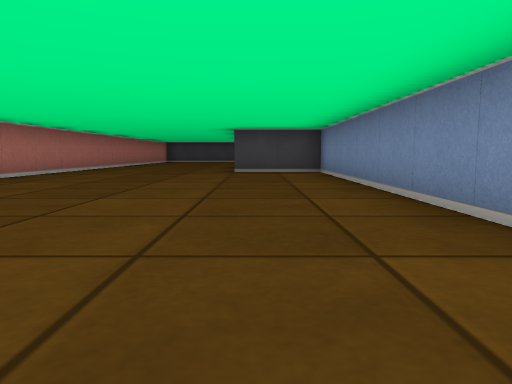
[1] (above)

16 first-person views from a walk through a cub3D maze. The camera is about half as high as the walls, tilts 6° down and sees 70° across. The floor is counted in squares. Each view is taken from the middle of a square. On the plan, view 1 faces up. The plan holds only what a view shows up to about 9 squares ahead; the rest is blank.

[2]
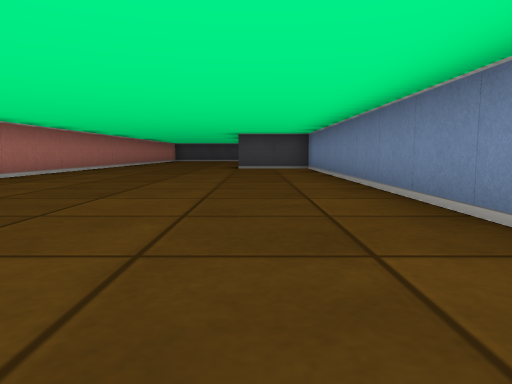

[3]
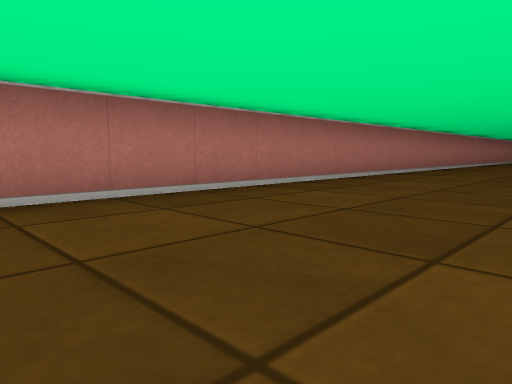

[4]
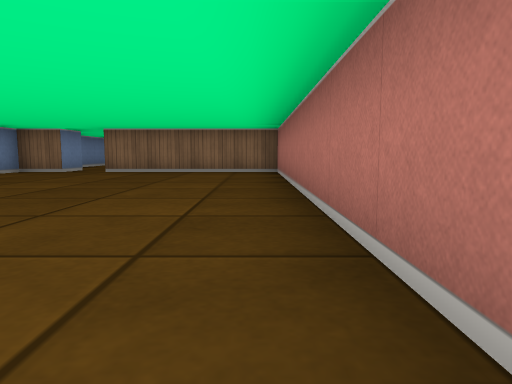

[5]
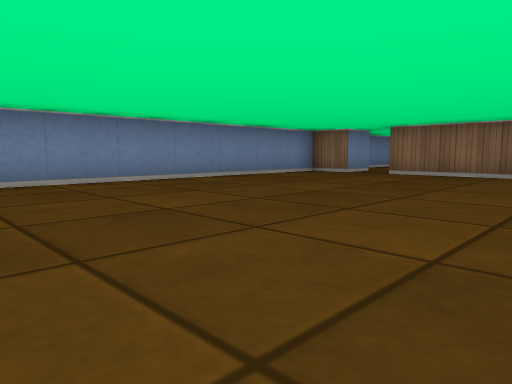

[6]
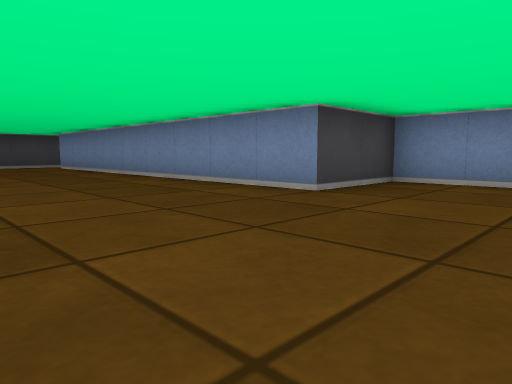

[7]
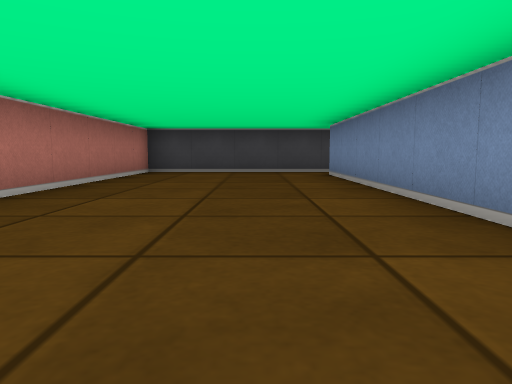

[8]
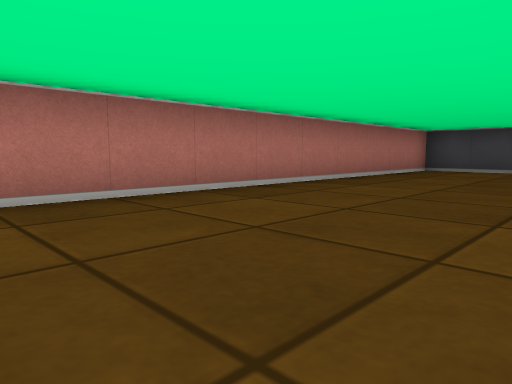

[9]
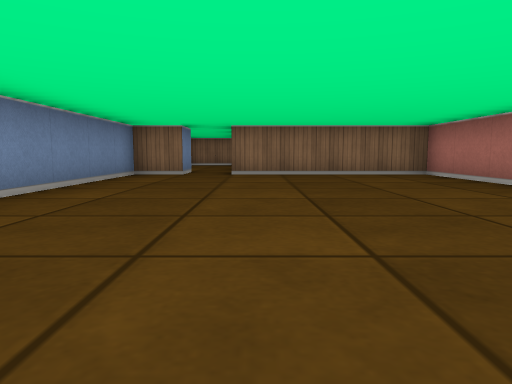

[10]
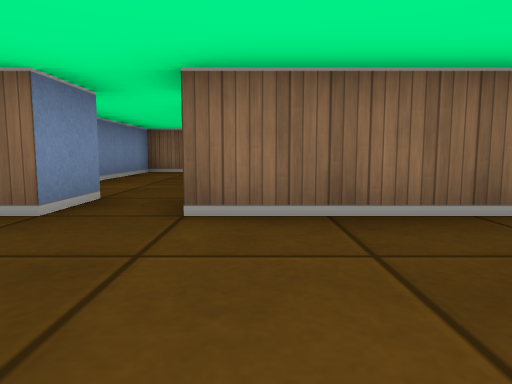

[11]
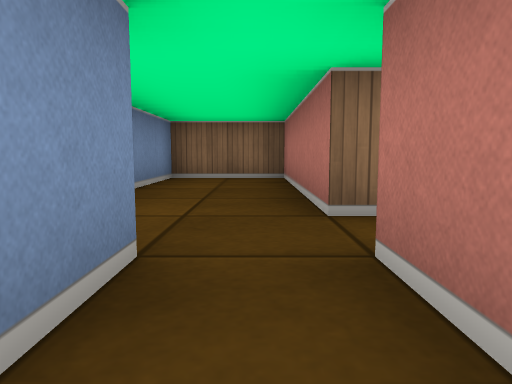

[12]
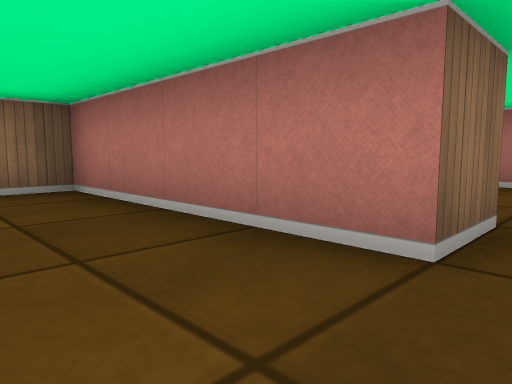

[13]
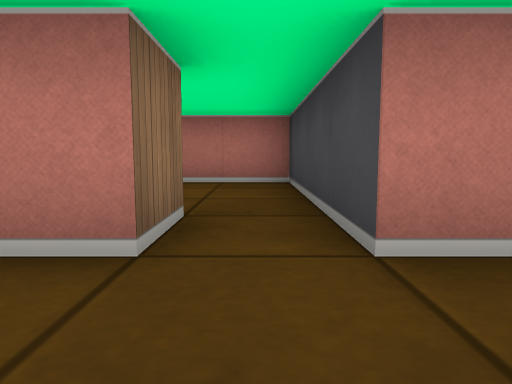

[14]
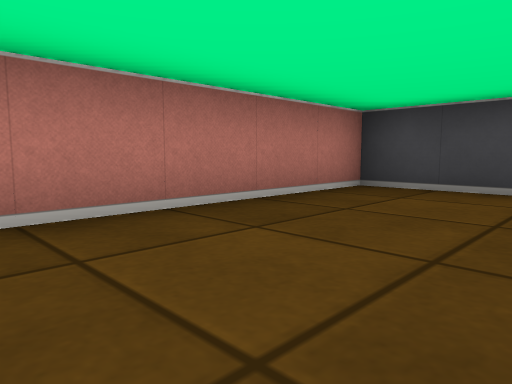

[15]
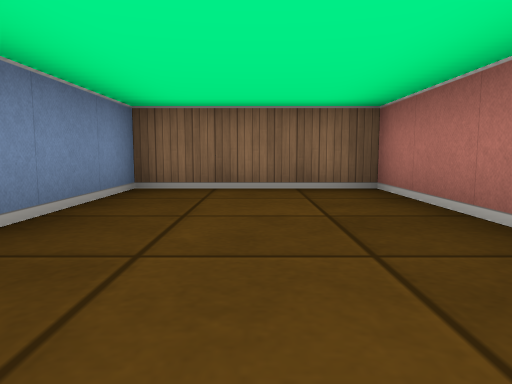

[16]
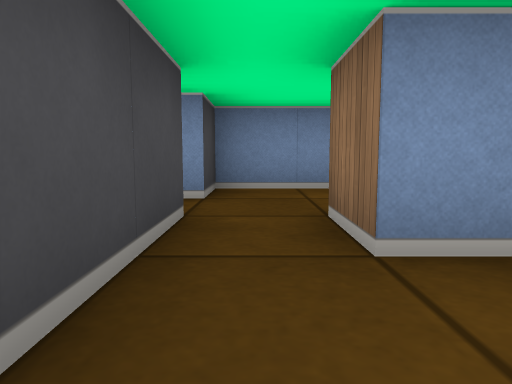

### Floor plan
Ten units are one square. View 1 is at (0, 0); x grows to the right and y downward. Boxes are objects, and circles mark ways between rooms. Rooms are numbered by the first view taken in them; rooms with no view inside come last. Other rooms are left out.
<svg viewBox="-50 -190 70 320">
<path fill="none" stroke="#000" d="M5 75 5 65 15 65 15 -85 -5 -85 -5 -175M-2 -185 -45 -185 -45 65 -5 65 -5 75M-5 85 -5 125 15 125 15 75 5 75M-5 75 -45 75 -45 125 -15 125 -15 85 -5 85"/>
<circle cx="0" cy="70" r="3" fill="#2a7"/>
<circle cx="-10" cy="80" r="3" fill="#2a7"/>
<text x="-20" y="-50">1</text>
<text x="0" y="100">2</text>
<text x="-30" y="100">3</text>
</svg>
Room 1 opens to room 2. Room 2 opens to room 3.

Where each view was taken, in squares from view 1:
view 1: 0 up, 0 right, facing up
view 2: 2 down, 0 right, facing up
view 3: 2 down, 1 left, facing up-left
view 4: 2 up, 4 left, facing down
view 5: 1 up, 4 left, facing down-right
view 6: 6 up, 4 left, facing up-right
view 7: 10 up, 2 left, facing up
view 8: 9 up, 1 left, facing up-left
view 9: 1 up, 1 left, facing down
view 10: 4 down, 1 left, facing down
view 11: 6 down, 0 right, facing down
view 12: 8 down, 1 right, facing down-left
view 13: 8 down, 1 right, facing left
view 14: 12 down, 2 left, facing up-left
view 15: 8 down, 3 left, facing down
view 16: 8 down, 3 left, facing right
